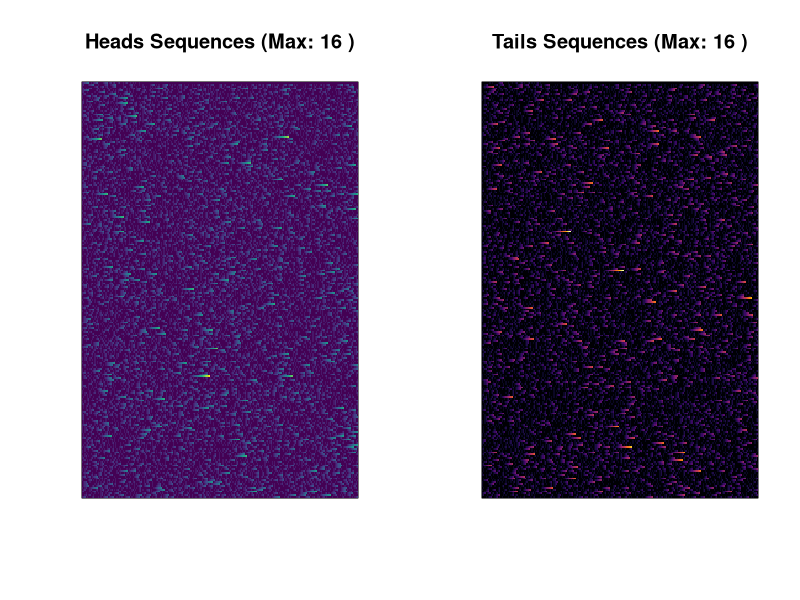

The R script that drew this image:
## ---- chunk 1
library(viridis)  # Import the viridis color palette library
library(ggplot2)

set.seed(123)  # Set a seed for reproducibility
num_flips <- 50000
flips <- sample(c("Heads", "Tails"), num_flips, replace = TRUE)
## ---- chunk 2
# Image aspect ratio
aspect_ratio <- 1  # You can customize the aspect ratio here
n_col <- round(sqrt(num_flips) * aspect_ratio)
n_row <- ceiling(num_flips / n_col)

# Create a color matrix to represent coin flips
colors <- ifelse(flips == "Heads", "red", "blue")



## ---- chunk 3
# Create matrices for Heads and Tails
heads_matrix <- matrix(0, nrow = n_row, ncol = n_col)
tails_matrix <- matrix(0, nrow = n_row, ncol = n_col)

for (i in 1:num_flips) {
  if (flips[i] == "Heads") {
    heads_matrix[(i - 1) %/% n_col + 1, (i - 1) %% n_col + 1] <- 1
  } else {
    tails_matrix[(i - 1) %/% n_col + 1, (i - 1) %% n_col + 1] <- 1
  }
}
## ---- chunk 4
# Function to calculate the number of consecutive sequences
calculate_sequences <- function(matrix) {
  sequences <- matrix(0, nrow = nrow(matrix), ncol = ncol(matrix))
  for (i in 1:nrow(matrix)) {
    count <- 0
    for (j in 1:ncol(matrix)) {
      if (matrix[i, j] == 1) {
        count <- count + 1
        sequences[i, j] <- count
      } else {
        count <- 0
      }
    }
  }
  return(sequences)
}
## ---- chunk 5
# Calculate sequences for Heads and Tails matrices
sequences_heads <- calculate_sequences(heads_matrix)
sequences_tails <- calculate_sequences(tails_matrix)

# Find the longest sequence for Heads and Tails
longest_sequence_heads <- max(sequences_heads)
longest_sequence_tails <- max(sequences_tails)
## ---- chunk 6
# Create images with sequences and titles
par(mfrow = c(1, 2))  # Display the two images side by side
image(t(sequences_heads), col = viridis(100), main = paste("Heads Sequences (Max:", longest_sequence_heads, ")"), xaxt = "n", yaxt = "n")
image(t(sequences_tails), col = inferno(100), main = paste("Tails Sequences (Max:", longest_sequence_tails, ")"), xaxt = "n", yaxt = "n")
## ---- chunk 7
library(knitr)

# Calculate sequence lengths for Heads and Tails
sequence_lengths_heads <- table(sequences_heads)
sequence_lengths_tails <- table(sequences_tails)

# Calculate the percentage of sequence lengths
percentages_heads <- prop.table(sequence_lengths_heads) * 100
percentages_tails <- prop.table(sequence_lengths_tails) * 100

# Create data frames with lengths, absolute numbers, and percentages
dataframe_heads <- data.frame(
  Length = names(sequence_lengths_heads),
  Absolute_Numbers = as.numeric(sequence_lengths_heads),
  Percentage = percentages_heads
)
dataframe_tails <- data.frame(
  Length = names(sequence_lengths_tails),
  Absolute_Numbers = as.numeric(sequence_lengths_tails),
  Percentage = percentages_tails
)

# Create formatted tables
kable(dataframe_heads, caption = "Table of Heads Sequence Lengths")

kable(dataframe_tails, caption = "Table of Tails Sequence Lengths")
